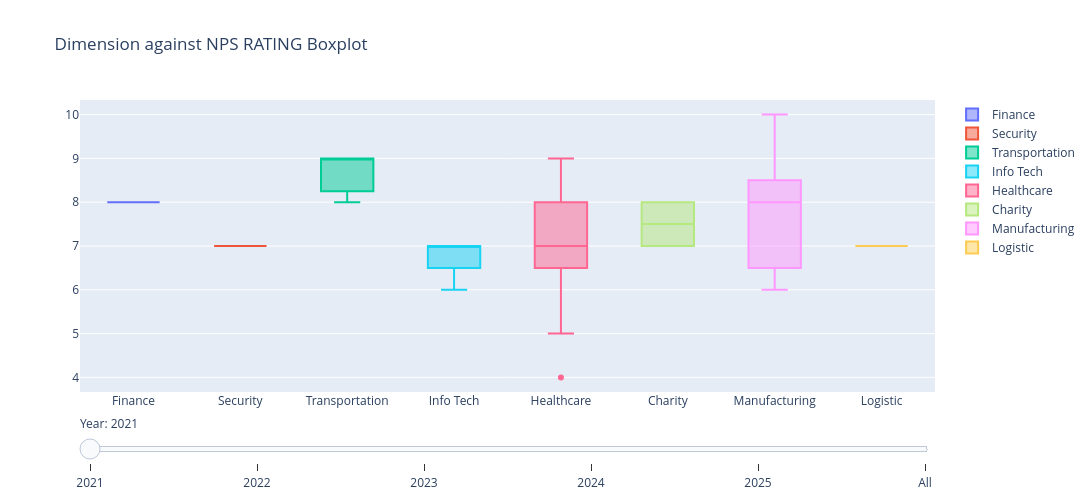

The code cell stored with this chart in its notebook:
### Code cell
import plotly.graph_objects as go

fig = go.Figure()

years = merged_df1['YEAR'].unique()
categories = merged_df1['SECTOR'].unique()

trace_year_map = []  # tracks year for each per-year trace; None for "combined" traces

# per-year traces
for yr in years:
    for cat in categories:
        subset = merged_df1[(merged_df1['YEAR'] == yr) & (merged_df1['SECTOR'] == cat)]
        fig.add_trace(
            go.Box(
                x=subset['SECTOR'],
                y=subset['NPS RATING'],
                name=cat,
                visible=(yr == years[0]),
            )
        )
        trace_year_map.append(yr)

# combined "All years" traces — one per sector, all years pooled together
for cat in categories:
    subset = merged_df1[merged_df1['SECTOR'] == cat]
    fig.add_trace(
        go.Box(
            x=subset['SECTOR'],
            y=subset['NPS RATING'],
            name=cat,
            visible=False,  # hidden until "All" is selected
        )
    )
    trace_year_map.append(None)  # marks this as a combined trace

# slider steps — one per year
steps = []
for yr in years:
    visibility = [ty == yr for ty in trace_year_map]
    steps.append(dict(
        method="update",
        args=[{"visible": visibility}, {"title": f"NPS Rating by Sector — {yr}"}],
        label=str(yr),
    ))

# "All" step — shows only the combined traces
steps.append(dict(
    method="update",
    args=[{"visible": [ty is None for ty in trace_year_map]}, {"title": "NPS Rating by Sector — All Years"}],
    label="All",
))

fig.update_layout(
    sliders=[dict(active=0, currentvalue={"prefix": "Year: "}, steps=steps)],
    autosize=True,
    title='Dimension against NPS RATING Boxplot',
    height=500,
    width=1100,
)

fig.show()

### Figure 1 — Plotly figure (JSON) as saved in the notebook; plotly's stock layout.template omitted (floating-point values rounded to 4 significant figures)
{"data": [{"name": "Finance", "type": "box", "visible": true, "x": ["Finance"], "y": [8]}, {"name": "Security", "type": "box", "visible": true, "x": ["Security"], "y": [7]}, {"name": "Transportation", "type": "box", "visible": true, "x": ["Transportation", "Transportation", "Transportation"], "y": [8, 9, 9]}, {"name": "Legal", "type": "box", "visible": true, "x": [], "y": []}, {"name": "Education", "type": "box", "visible": true, "x": [], "y": []}, {"name": "Info Tech", "type": "box", "visible": true, "x": ["Info Tech", "Info Tech", "Info Tech", "Info Tech"], "y": [6, 7, 7, 7]}, {"name": "Healthcare", "type": "box", "visible": true, "x": ["Healthcare", "Healthcare", "Healthcare", "Healthcare", "Healthcare", "Healthcare", "Healthcare", "Healthcare", "Healthcare"], "y": [7, 8, 9, 7, 5, 4, 8, 8, 7]}, {"name": "Charity", "type": "box", "visible": true, "x": ["Charity", "Charity"], "y": [8, 7]}, {"name": "Manufacturing", "type": "box", "visible": true, "x": ["Manufacturing", "Manufacturing", "Manufacturing", "Manufacturing", "Manufacturing", "Manufacturing", "Manufacturing", "Manufacturing"], "y": [10, 8, 6, 6, 7, 8, 9, 8]}, {"name": "Logistic", "type": "box", "visible": true, "x": ["Logistic"], "y": [7]}, {"name": "Finance", "type": "box", "visible": false, "x": ["Finance"], "y": [9]}, {"name": "Security", "type": "box", "visible": false, "x": ["Security", "Security"], "y": [8, 9]}, {"name": "Transportation", "type": "box", "visible": false, "x": ["Transportation", "Transportation", "Transportation"], "y": [7, 7, 8]}, {"name": "Legal", "type": "box", "visible": false, "x": ["Legal"], "y": [7]}, {"name": "Education", "type": "box", "visible": false, "x": [], "y": []}, {"name": "Info Tech", "type": "box", "visible": false, "x": ["Info Tech", "Info Tech", "Info Tech", "Info Tech", "Info Tech", "Info Tech"], "y": [7, 8, 9, 9, 8, 10]}, {"name": "Healthcare", "type": "box", "visible": false, "x": ["Healthcare", "Healthcare", "Healthcare", "Healthcare", "Healthcare", "Healthcare", "Healthcare", "Healthcare", "Healthcare", "Healthcare", "Healthcare"], "y": [7, 8, 9, 7, 8, 6, 5, 7, 9, 8, 8]}, {"name": "Charity", "type": "box", "visible": false, "x": ["Charity", "Charity", "Charity"], "y": [9, 9, 7]}, {"name": "Manufacturing", "type": "box", "visible": false, "x": ["Manufacturing", "Manufacturing", "Manufacturing", "Manufacturing", "Manufacturing", "Manufacturing", "Manufacturing", "Manufacturing", "Manufacturing", "Manufacturing"], "y": [10, 7, 7, 5, 8, 8, 5, 10, 9, 5]}, {"name": "Logistic", "type": "box", "visible": false, "x": ["Logistic", "Logistic", "Logistic", "Logistic", "Logistic"], "y": [9, 7, 5, 7, 9]}, {"name": "Finance", "type": "box", "visible": false, "x": ["Finance"], "y": [7]}, {"name": "Security", "type": "box", "visible": false, "x": ["Security", "Security", "Security", "Security"], "y": [8, 7, 7, 5]}, {"name": "Transportation", "type": "box", "visible": false, "x": ["Transportation", "Transportation", "Transportation", "Transportation", "Transportation"], "y": [7, 7, 9, 8, 9]}, {"name": "Legal", "type": "box", "visible": false, "x": ["Legal", "Legal"], "y": [7, 6]}, {"name": "Education", "type": "box", "visible": false, "x": ["Education", "Education", "Education", "Education"], "y": [9, 5, 7, 7]}, {"name": "Info Tech", "type": "box", "visible": false, "x": ["Info Tech", "Info Tech", "Info Tech", "Info Tech", "Info Tech", "Info Tech", "Info Tech", "Info Tech", "Info Tech", "Info Tech", "Info Tech", "Info Tech", "Info Tech", "Info Tech", "Info Tech"], "y": [7, 9, 7, 8, 9, 6, 8, 9, 7, 9, 7, 8, 7, 8, 7]}, {"name": "Healthcare", "type": "box", "visible": false, "x": ["Healthcare", "Healthcare", "Healthcare", "Healthcare", "Healthcare", "Healthcare", "Healthcare", "Healthcare", "Healthcare", "Healthcare", "Healthcare", "Healthcare", "Healthcare", "Healthcare", "Healthcare", "Healthcare", "Healthcare", "Healthcare", "Healthcare"], "y": [7, 9, 7, 7, 7, 7, 7, 9, 9, 7, 8, 9, 7, 9, 9, 9, 9, 9, 7]}, {"name": "Charity", "type": "box", "visible": false, "x": ["Charity", "Charity", "Charity", "Charity"], "y": [8, 9, 9, 9]}, {"name": "Manufacturing", "type": "box", "visible": false, "x": ["Manufacturing", "Manufacturing", "Manufacturing", "Manufacturing", "Manufacturing", "Manufacturing", "Manufacturing", "Manufacturing", "Manufacturing", "Manufacturing", "Manufacturing", "Manufacturing", "Manufacturing"], "y": [9, 7, 7, 6, 8, 7, 8, 5, 10, 8, 7, 9, 7]}, {"name": "Logistic", "type": "box", "visible": false, "x": ["Logistic", "Logistic", "Logistic", "Logistic", "Logistic", "Logistic", "Logistic"], "y": [7, 7, 7, 9, 9, 7, 7]}, {"name": "Finance", "type": "box", "visible": false, "x": ["Finance"], "y": [8]}, {"name": "Security", "type": "box", "visible": false, "x": ["Security", "Security", "Security", "Security", "Security", "Security", "Security", "Security", "Security"], "y": [9, 9, 9, 9, 9, 9, 9, 7, 10]}, {"name": "Transportation", "type": "box", "visible": false, "x": ["Transportation", "Transportation", "Transportation", "Transportation", "Transportation", "Transportation", "Transportation", "Transportation"], "y": [9, 9, 9, 9, 9, 10, 7, 7]}, {"name": "Legal", "type": "box", "visible": false, "x": ["Legal", "Legal", "Legal"], "y": [8, 9, 9]}, {"name": "Education", "type": "box", "visible": false, "x": ["Education", "Education", "Education", "Education", "Education", "Education", "Education", "Education", "Education", "Education", "Education", "Education", "Education"], "y": [10, 9, 7, 7, 7, 7, 8, 8, 9, 6, 5, 8, 5]}, {"name": "Info Tech", "type": "box", "visible": false, "x": ["Info Tech", "Info Tech", "Info Tech", "Info Tech", "Info Tech", "Info Tech", "Info Tech", "Info Tech", "Info Tech", "Info Tech", "Info Tech", "Info Tech", "Info Tech", "Info Tech", "Info Tech", "Info Tech", "Info Tech", "Info Tech"], "y": [5, 9, 9, 9, 8, 9, 6, 8, 9, 10, 6, 5, 9, 9, 9, 8, 10, 8]}, {"name": "Healthcare", "type": "box", "visible": false, "x": ["Healthcare", "Healthcare", "Healthcare", "Healthcare", "Healthcare", "Healthcare", "Healthcare", "Healthcare", "Healthcare", "Healthcare", "Healthcare", "Healthcare", "Healthcare", "Healthcare", "Healthcare", "Healthcare", "Healthcare", "Healthcare", "Healthcare", "Healthcare", "Healthcare", "Healthcare", "Healthcare", "Healthcare", "Healthcare", "Healthcare", "Healthcare"], "y": [7, 8, 6, 7, 8, 8, 9, 9, 8, 6, 7, 7, 8, 9, 9, 5, 9, 9, 9, 7, 7, 8, 7, 9, 9, 7, 7]}, {"name": "Charity", "type": "box", "visible": false, "x": ["Charity", "Charity", "Charity", "Charity", "Charity", "Charity", "Charity"], "y": [10, 9, 7, 10, 7, 6, 7]}, {"name": "Manufacturing", "type": "box", "visible": false, "x": ["Manufacturing", "Manufacturing", "Manufacturing", "Manufacturing", "Manufacturing", "Manufacturing", "Manufacturing", "Manufacturing", "Manufacturing", "Manufacturing", "Manufacturing", "Manufacturing", "Manufacturing", "Manufacturing", "Manufacturing", "Manufacturing", "Manufacturing"], "y": [7, 9, 9, 9, 6, 9, 6, 7, 9, 5, 9, 9, 5, 8, 7, 8, 4]}, {"name": "Logistic", "type": "box", "visible": false, "x": ["Logistic", "Logistic", "Logistic", "Logistic", "Logistic", "Logistic", "Logistic", "Logistic", "Logistic", "Logistic", "Logistic"], "y": [9, 7, 8, 7, 5, 7, 4, 9, 9, 9, 5]}, {"name": "Finance", "type": "box", "visible": false, "x": ["Finance"], "y": [10]}, {"name": "Security", "type": "box", "visible": false, "x": ["Security", "Security", "Security", "Security", "Security", "Security", "Security", "Security", "Security", "Security", "Security"], "y": [9, 10, 10, 7, 7, 7, 9, 5, 7, 9, 9]}, {"name": "Transportation", "type": "box", "visible": false, "x": ["Transportation", "Transportation", "Transportation", "Transportation", "Transportation", "Transportation", "Transportation", "Transportation", "Transportation"], "y": [9, 9, 9, 10, 8, 7, 10, 8, 7]}, {"name": "Legal", "type": "box", "visible": false, "x": ["Legal", "Legal", "Legal", "Legal"], "y": [8, 8, 8, 10]}, {"name": "Education", "type": "box", "visible": false, "x": ["Education", "Education", "Education", "Education", "Education", "Education", "Education", "Education", "Education", "Education", "Education", "Education", "Education"], "y": [7, 10, 7, 9, 7, 7, 9, 8, 7, 8, 9, 9, 6]}, {"name": "Info Tech", "type": "box", "visible": false, "x": ["Info Tech", "Info Tech", "Info Tech", "Info Tech", "Info Tech", "Info Tech", "Info Tech", "Info Tech", "Info Tech", "Info Tech", "Info Tech", "Info Tech", "Info Tech", "Info Tech", "Info Tech", "Info Tech", "Info Tech", "Info Tech", "Info Tech", "Info Tech", "Info Tech", "Info Tech", "Info Tech", "Info Tech", "Info Tech"], "y": [9, 9, 8, 9, 7, 7, 9, 9, 10, 6, 7, 9, 7, 7, 9, 9, 5, 10, 9, 9, 7, 8, 8, 9, 9]}, {"name": "Healthcare", "type": "box", "visible": false, "x": ["Healthcare", "Healthcare", "Healthcare", "Healthcare", "Healthcare", "Healthcare", "Healthcare", "Healthcare", "Healthcare", "Healthcare", "Healthcare", "Healthcare", "Healthcare", "Healthcare", "Healthcare", "Healthcare", "Healthcare", "Healthcare", "Healthcare", "Healthcare", "Healthcare", "Healthcare", "Healthcare", "Healthcare", "Healthcare", "Healthcare", "Healthcare", "Healthcare", "Healthcare", "Healthcare"], "y": [9, 9, 7, 9, 8, 8, 8, 9, 9, 9, 9, 9, 7, 9, 7, 7, 8, 8, 9, 9, 9, 9, 9, 8, 9, 9, 7, 9, 9, 6]}, {"name": "Charity", "type": "box", "visible": false, "x": ["Charity", "Charity", "Charity", "Charity", "Charity", "Charity", "Charity", "Charity"], "y": [9, 10, 9, 9, 9, 9, 7, 9]}, {"name": "Manufacturing", "type": "box", "visible": false, "x": ["Manufacturing", "Manufacturing", "Manufacturing", "Manufacturing", "Manufacturing", "Manufacturing", "Manufacturing", "Manufacturing", "Manufacturing", "Manufacturing", "Manufacturing", "Manufacturing", "Manufacturing", "Manufacturing", "Manufacturing", "Manufacturing", "Manufacturing", "Manufacturing", "Manufacturing"], "y": [9, 9, 10, 9, 7, 10, 4, 8, 9, 7, 10, 9, 7, 7, 5, 8, 7, 5, 7]}, {"name": "Logistic", "type": "box", "visible": false, "x": ["Logistic", "Logistic", "Logistic", "Logistic", "Logistic", "Logistic", "Logistic", "Logistic", "Logistic", "Logistic", "Logistic", "Logistic", "Logistic"], "y": [7, 7, 9, 5, 9, 9, 6, 7, 9, 7, 9, 7, 8]}, {"name": "Finance", "type": "box", "visible": false, "x": ["Finance", "Finance", "Finance", "Finance", "Finance"], "y": [8, 9, 7, 8, 10]}, {"name": "Security", "type": "box", "visible": false, "x": ["Security", "Security", "Security", "Security", "Security", "Security", "Security", "Security", "Security", "Security", "Security", "Security", "Security", "Security", "Security", "Security", "Security", "Security", "Security", "Security", "Security", "Security", "Security", "Security", "Security", "Security", "Security"], "y": [7, 8, 8, 9, 9, 7, 9, 10, 9, 10, 9, 7, 9, 7, 9, 7, 9, 7, 5, 9, 9, 7, 5, 7, 9, 10, 9]}, {"name": "Transportation", "type": "box", "visible": false, "x": ["Transportation", "Transportation", "Transportation", "Transportation", "Transportation", "Transportation", "Transportation", "Transportation", "Transportation", "Transportation", "Transportation", "Transportation", "Transportation", "Transportation", "Transportation", "Transportation", "Transportation", "Transportation", "Transportation", "Transportation", "Transportation", "Transportation", "Transportation", "Transportation", "Transportation", "Transportation", "Transportation", "Transportation"], "y": [8, 7, 7, 9, 9, 9, 9, 7, 7, 9, 9, 9, 8, 9, 9, 10, 8, 9, 8, 9, 7, 9, 10, 10, 7, 8, 7, 7]}, {"name": "Legal", "type": "box", "visible": false, "x": ["Legal", "Legal", "Legal", "Legal", "Legal", "Legal", "Legal", "Legal", "Legal", "Legal"], "y": [7, 7, 8, 8, 6, 9, 8, 9, 8, 10]}, {"name": "Education", "type": "box", "visible": false, "x": ["Education", "Education", "Education", "Education", "Education", "Education", "Education", "Education", "Education", "Education", "Education", "Education", "Education", "Education", "Education", "Education", "Education", "Education", "Education", "Education", "Education", "Education", "Education", "Education", "Education", "Education", "Education", "Education", "Education", "Education"], "y": [9, 10, 7, 9, 10, 7, 7, 7, 9, 5, 7, 7, 7, 7, 7, 8, 9, 7, 8, 8, 9, 7, 6, 8, 5, 9, 8, 9, 5, 6]}, {"name": "Info Tech", "type": "box", "visible": false, "x": ["Info Tech", "Info Tech", "Info Tech", "Info Tech", "Info Tech", "Info Tech", "Info Tech", "Info Tech", "Info Tech", "Info Tech", "Info Tech", "Info Tech", "Info Tech", "Info Tech", "Info Tech", "Info Tech", "Info Tech", "Info Tech", "Info Tech", "Info Tech", "Info Tech", "Info Tech", "Info Tech", "Info Tech", "Info Tech", "Info Tech", "Info Tech", "Info Tech", "Info Tech", "Info Tech", "Info Tech", "Info Tech", "Info Tech", "Info Tech", "Info Tech", "Info Tech", "Info Tech", "Info Tech", "Info Tech", "Info Tech", "Info Tech", "Info Tech", "Info Tech", "Info Tech", "Info Tech", "Info Tech", "Info Tech", "Info Tech", "Info Tech", "Info Tech", "Info Tech", "Info Tech", "Info Tech", "Info Tech", "Info Tech", "Info Tech", "Info Tech", "Info Tech", "Info Tech", "Info Tech", "Info Tech", "Info Tech", "Info Tech", "Info Tech", "Info Tech", "Info Tech", "Info Tech", "Info Tech"], "y": [7, 5, 9, 9, 9, 9, 8, 9, 7, 9, 7, 8, 9, 7, 9, 8, 9, 6, 9, 9, 6, 10, 6, 7, 9, 8, 8, 7, 9, 9, 7, 7, 10, 9, 6, 9, 5, 5, 6, 7, 7, 8, 9, 9, 10, 7, 9, 7, 9, 9, 7, 9, 8, 9, 9, 8, 7, 8, 7, 10, 8, 10, 8, 7, 8, 8, 9, 9]}, {"name": "Healthcare", "type": "box", "visible": false, "x": ["Healthcare", "Healthcare", "Healthcare", "Healthcare", "Healthcare", "Healthcare", "Healthcare", "Healthcare", "Healthcare", "Healthcare", "Healthcare", "Healthcare", "Healthcare", "Healthcare", "Healthcare", "Healthcare", "Healthcare", "Healthcare", "Healthcare", "Healthcare", "Healthcare", "Healthcare", "Healthcare", "Healthcare", "Healthcare", "Healthcare", "Healthcare", "Healthcare", "Healthcare", "Healthcare", "Healthcare", "Healthcare", "Healthcare", "Healthcare", "Healthcare", "Healthcare", "Healthcare", "Healthcare", "Healthcare", "Healthcare", "Healthcare", "Healthcare", "Healthcare", "Healthcare", "Healthcare", "Healthcare", "Healthcare", "Healthcare", "Healthcare", "Healthcare", "Healthcare", "Healthcare", "Healthcare", "Healthcare", "Healthcare", "Healthcare", "Healthcare", "Healthcare", "Healthcare", "Healthcare", "Healthcare", "Healthcare", "Healthcare", "Healthcare", "Healthcare", "Healthcare", "Healthcare", "Healthcare", "Healthcare", "Healthcare", "Healthcare", "Healthcare", "Healthcare", "Healthcare", "Healthcare", "Healthcare", "Healthcare", "Healthcare", "Healthcare", "Healthcare", "Healthcare", "Healthcare", "Healthcare", "Healthcare", "Healthcare", "Healthcare", "Healthcare", "Healthcare", "Healthcare", "Healthcare", "Healthcare", "Healthcare", "Healthcare", "Healthcare", "Healthcare", "Healthcare"], "y": [7, 9, 8, 9, 6, 7, 9, 7, 7, 7, 8, 8, 7, 8, 9, 8, 8, 8, 9, 7, 8, 9, 9, 7, 7, 9, 9, 7, 8, 7, 9, 9, 5, 6, 7, 8, 9, 4, 5, 7, 6, 7, 9, 7, 9, 9, 7, 7, 7, 8, 9, 8, 9, 7, 9, 9, 7, 7, 5, 9, 8, 9, 8, 9, 9, 9, 9, 7, 9, 7, 9, 8, 9, 9, 8, 9, 8, 8, 9, 7, 8, 7, 8, 9, 9, 9, 9, 9, 9, 7, 7, 7, 7, 9, 9, 6]}, {"name": "Charity", "type": "box", "visible": false, "x": ["Charity", "Charity", "Charity", "Charity", "Charity", "Charity", "Charity", "Charity", "Charity", "Charity", "Charity", "Charity", "Charity", "Charity", "Charity", "Charity", "Charity", "Charity", "Charity", "Charity", "Charity", "Charity", "Charity", "Charity"], "y": [8, 9, 8, 10, 9, 7, 9, 9, 9, 10, 7, 9, 7, 9, 9, 10, 9, 7, 9, 6, 9, 7, 7, 9]}, {"name": "Manufacturing", "type": "box", "visible": false, "x": ["Manufacturing", "Manufacturing", "Manufacturing", "Manufacturing", "Manufacturing", "Manufacturing", "Manufacturing", "Manufacturing", "Manufacturing", "Manufacturing", "Manufacturing", "Manufacturing", "Manufacturing", "Manufacturing", "Manufacturing", "Manufacturing", "Manufacturing", "Manufacturing", "Manufacturing", "Manufacturing", "Manufacturing", "Manufacturing", "Manufacturing", "Manufacturing", "Manufacturing", "Manufacturing", "Manufacturing", "Manufacturing", "Manufacturing", "Manufacturing", "Manufacturing", "Manufacturing", "Manufacturing", "Manufacturing", "Manufacturing", "Manufacturing", "Manufacturing", "Manufacturing", "Manufacturing", "Manufacturing", "Manufacturing", "Manufacturing", "Manufacturing", "Manufacturing", "Manufacturing", "Manufacturing", "Manufacturing", "Manufacturing", "Manufacturing", "Manufacturing", "Manufacturing", "Manufacturing", "Manufacturing", "Manufacturing", "Manufacturing", "Manufacturing", "Manufacturing", "Manufacturing", "Manufacturing", "Manufacturing", "Manufacturing", "Manufacturing", "Manufacturing", "Manufacturing", "Manufacturing", "Manufacturing", "Manufacturing"], "y": [10, 10, 9, 7, 9, 8, 7, 7, 9, 9, 6, 7, 7, 9, 10, 6, 5, 6, 8, 9, 9, 6, 7, 9, 10, 6, 4, 8, 7, 7, 8, 7, 8, 8, 9, 9, 7, 10, 8, 5, 5, 5, 9, 10, 10, 9, 9, 8, 9, 8, 9, 7, 5, 7, 5, 7, 9, 8, 5, 7, 7, 8, 8, 7, 4, 5, 7]}, {"name": "Logistic", "type": "box", "visible": false, "x": ["Logistic", "Logistic", "Logistic", "Logistic", "Logistic", "Logistic", "Logistic", "Logistic", "Logistic", "Logistic", "Logistic", "Logistic", "Logistic", "Logistic", "Logistic", "Logistic", "Logistic", "Logistic", "Logistic", "Logistic", "Logistic", "Logistic", "Logistic", "Logistic", "Logistic", "Logistic", "Logistic", "Logistic", "Logistic", "Logistic", "Logistic", "Logistic", "Logistic", "Logistic", "Logistic", "Logistic", "Logistic"], "y": [9, 7, 9, 7, 7, 7, 7, 7, 7, 8, 9, 9, 7, 5, 9, 5, 9, 5, 9, 7, 6, 4, 7, 9, 9, 7, 7, 7, 7, 9, 9, 9, 7, 9, 7, 5, 8]}], "layout": {"autosize": true, "height": 500, "sliders": [{"active": 0, "currentvalue": {"prefix": "Year: "}, "steps": [{"args": [{"visible": [true, true, true, true, true, true, true, true, true, true, false, false, false, false, false, false, false, false, false, false, false, false, false, false, false, false, false, false, false, false, false, false, false, false, false, false, false, false, false, false, false, false, false, false, false, false, false, false, false, false, false, false, false, false, false, false, false, false, false, false]}, {"title": "NPS Rating by Sector — 2021"}], "label": "2021", "method": "update"}, {"args": [{"visible": [false, false, false, false, false, false, false, false, false, false, true, true, true, true, true, true, true, true, true, true, false, false, false, false, false, false, false, false, false, false, false, false, false, false, false, false, false, false, false, false, false, false, false, false, false, false, false, false, false, false, false, false, false, false, false, false, false, false, false, false]}, {"title": "NPS Rating by Sector — 2022"}], "label": "2022", "method": "update"}, {"args": [{"visible": [false, false, false, false, false, false, false, false, false, false, false, false, false, false, false, false, false, false, false, false, true, true, true, true, true, true, true, true, true, true, false, false, false, false, false, false, false, false, false, false, false, false, false, false, false, false, false, false, false, false, false, false, false, false, false, false, false, false, false, false]}, {"title": "NPS Rating by Sector — 2023"}], "label": "2023", "method": "update"}, {"args": [{"visible": [false, false, false, false, false, false, false, false, false, false, false, false, false, false, false, false, false, false, false, false, false, false, false, false, false, false, false, false, false, false, true, true, true, true, true, true, true, true, true, true, false, false, false, false, false, false, false, false, false, false, false, false, false, false, false, false, false, false, false, false]}, {"title": "NPS Rating by Sector — 2024"}], "label": "2024", "method": "update"}, {"args": [{"visible": [false, false, false, false, false, false, false, false, false, false, false, false, false, false, false, false, false, false, false, false, false, false, false, false, false, false, false, false, false, false, false, false, false, false, false, false, false, false, false, false, true, true, true, true, true, true, true, true, true, true, false, false, false, false, false, false, false, false, false, false]}, {"title": "NPS Rating by Sector — 2025"}], "label": "2025", "method": "update"}, {"args": [{"visible": [false, false, false, false, false, false, false, false, false, false, false, false, false, false, false, false, false, false, false, false, false, false, false, false, false, false, false, false, false, false, false, false, false, false, false, false, false, false, false, false, false, false, false, false, false, false, false, false, false, false, true, true, true, true, true, true, true, true, true, true]}, {"title": "NPS Rating by Sector — All Years"}], "label": "All", "method": "update"}]}], "title": {"text": "Dimension against NPS RATING Boxplot"}, "width": 1100}}
